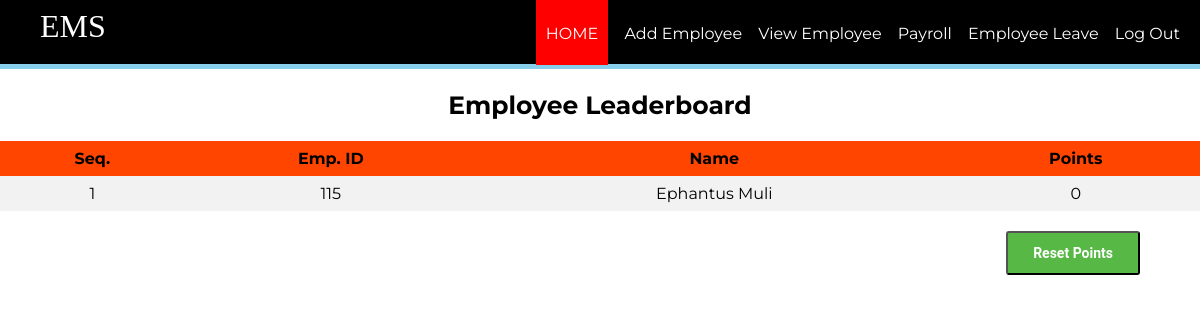
Screenshot of /employee/aloginwel.php with the database file from the repository.
### tables this page shows
CREATE TABLE `rank` (
  `eid` int(11) NOT NULL,
  `points` int(11) DEFAULT '0'
);

CREATE TABLE `employee` (
  `id` int(11) NOT NULL,
  `firstName` varchar(100) NOT NULL,
  `lastName` varchar(100) NOT NULL,
  `email` varchar(100) NOT NULL,
  `password` text NOT NULL,
  `birthday` date NOT NULL,
  `gender` varchar(10) NOT NULL,
  `contact` varchar(20) NOT NULL,
  `nid` int(20) NOT NULL,
  `address` varchar(100) DEFAULT NULL,
  `dept` varchar(100) NOT NULL,
  `degree` varchar(100) NOT NULL,
  `pic` text NOT NULL
);

### employee/aloginwel.php (the view, shortened to what this page needs)
<?php
require_once ('process/dbh.php');
$sql = "SELECT id, firstName, lastName,  points FROM employee, rank WHERE rank.eid = employee.id order by rank.points desc";
$result = mysqli_query($conn, $sql);
?>
<html>
<head>
	<link rel="stylesheet" type="text/css" href="styleemplogin.css">
</head>
<body>
	<header>
		<nav>
			<h1>EMS</h1>
			<ul id="navli">
				<li><a class="homered" href="aloginwel.php">HOME</a></li>
				<li><a class="homeblack" href="addemp.php">Add Employee</a></li>
				<li><a class="homeblack" href="viewemp.php">View Employee</a></li>
				<li><a class="homeblack" href="salaryemp.php">Payroll</a></li>
				<li><a class="homeblack" href="empleave.php">Employee Leave</a></li>
				<li><a class="homeblack" href="alogin.html">Log Out</a></li>
			</ul>
		</nav>
	</header>
	<div class="divider"></div>
	<div id="divimg">
		<h2 style="font-family: 'Montserrat', sans-serif; font-size: 25px; text-align: center;">Employee Leaderboard </h2>
    	<table>
			<tr bgcolor="#000">
				<th align = "center">Seq.</th>
				<th align = "center">Emp. ID</th>
				<th align = "center">Name</th>
				<th align = "center">Points</th>
			</tr>
			<?php
				$seq = 1;
				while ($employee = mysqli_fetch_assoc($result)) {
					echo "<tr>";
					echo "<td>".$seq."</td>";
					echo "<td>".$employee['id']."</td>";
					echo "<td>".$employee['firstName']." ".$employee['lastName']."</td>";
					echo "<td>".$employee['points']."</td>";
					$seq+=1;
				}
			?>
		</table>
		<div class="p-t-20">
			<button class="btn btn--radius btn--green" type="submit" style="float: right; margin-right: 60px"><a href="reset.php" style="text-decoration: none; color: white"> Reset Points</button>
		</div>
	</div>
</body>
</html>

### employee/styleemplogin.css (style rules this page uses)
body { margin: 0px; }
header { background: black; color: white; padding: 8px 20px 6px 40px; height: 50px; }
header h1 { display: inline; font-family: 'Times New Roman'; font-weight: 400; font-size: 32px; float: left; margin-top: 0px; margin-right: 10px; }
nav ul { display: inline; padding: 0px; float: right; }
nav ul li { display: inline-block; list-style-type: none; color: white; float: none; margin-left: 12px; }
nav ul li a { color: white; text-decoration: none; }
#navli { font-family: 'Montserrat', sans-serif; }
.homered { background-color: red; padding: 30px 10px 22px 10px; }
.divider { background-color: skyblue; height: 5px; }
table { margin: 0px; border-collapse: collapse; width: 100%; font-family: 'Montserrat', sans-serif; }
th, td { text-align: center; padding: 8px; }
tr:nth-child(even) { background-color: #f2f2f2 }
th { background-color: orangered; color: black; }
.p-t-20 { padding-top: 20px; }
.btn { line-height: 40px; display: inline-block; padding: 0 25px; cursor: pointer; font-family: "Roboto", "Arial", "Helvetica Neue", sans-serif; color: #fff; -webkit-transition: all 0.4s ease; -o-transition: all 0.4s ease; -moz-transition: all 0.4s ease; transition: all 0.4s ease; font-size: 14px; font-weight: 700; }
.btn--radius { -webkit-border-radius: 3px; -moz-border-radius: 3px; border-radius: 3px; }
.btn--green { background: #57b846; }

### rows the page displays
rank: eid "115", eid.firstName "Ephantus", eid.lastName "Muli", points "0"
